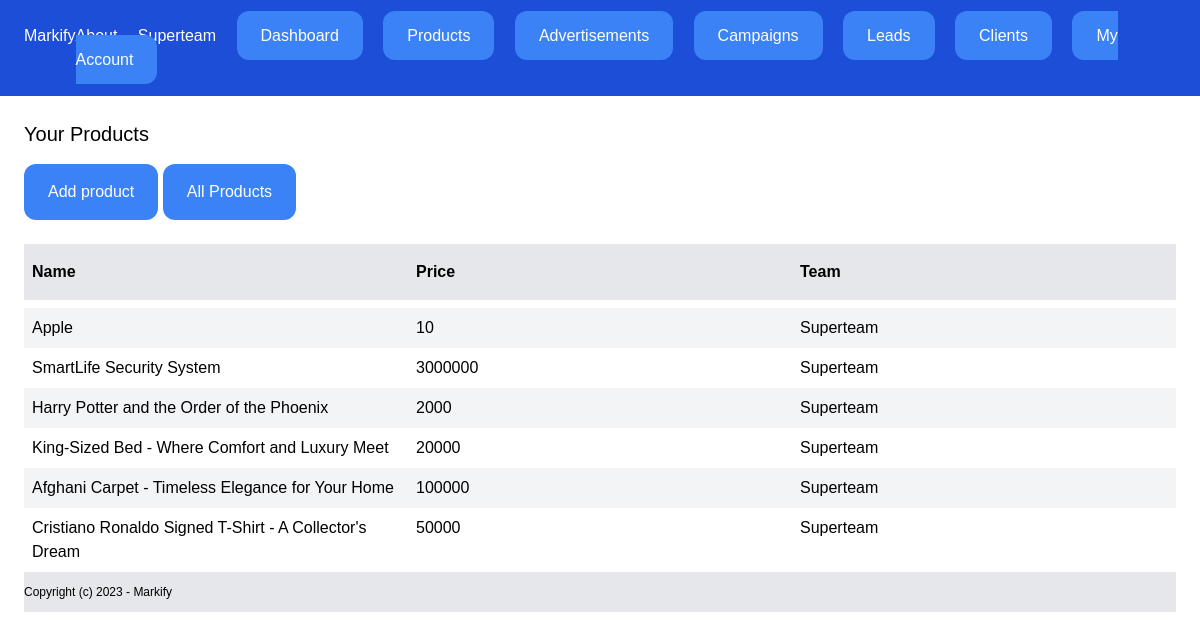
Page /dashboard/products/ (signed in) on the committed database.
### team/models.py (models this page shows)
class Team(models.Model):
    name = models.CharField(max_length=100)
    plan = models.ForeignKey(Plan, related_name='teams', blank=True, null=True, on_delete=models.CASCADE)
    members = models.ManyToManyField(User, related_name='teams')
    created_by = models.ForeignKey(User, related_name='created_teams', on_delete=models.CASCADE)
    created_at = models.DateTimeField(auto_now_add=True)
    modified_by = models.DateTimeField(auto_now=True)
    class Meta:
        ordering = ('name',)
    def __str__(self):
        return self.name

### product/models.py (models this page shows, shortened)
class Product(models.Model):
    name = models.CharField(max_length=255)
    team = models.ForeignKey(Team, related_name='products', on_delete=models.CASCADE)
    price = models.IntegerField(default=0)
    description = models.TextField(blank=True, null=True)
    created_by = models.ForeignKey(User, related_name='products', on_delete=models.CASCADE)
    created_at = models.DateTimeField(auto_now_add=True)
    modified_at = models.DateTimeField(auto_now=True)

### product/views.py (the view)
# urls.py: path('', views.products_list, name='list'),
@login_required
def products_list(request):
    products = Product.objects.filter(team=request.user.userprofile.active_team)
    return render(request, 'product/product_list.html', {
        'products': products,
    })

### campaigns/context_processors.py (called while the page is built)
def campaign_expired(request):
    campaigns = Campaign.objects.all()
    for campaign in campaigns:
        if campaign.end_date < timezone.now().date():
            campaign.active = False
            campaign.save()
    return {'campaigns': campaigns}

### team/context_processors.py (called while the page is built)
def active_team(request):
    if request.user.is_authenticated:
        if request.user.userprofile.active_team:
            team = request.user.userprofile.active_team
        else:
            team = Team.objects.filter(created_by=request.user)[0]
    else:
        team = None
    return {'active_team': team}

### product/templates/product/product_list.html (shortened to what this page needs)
{%extends "core/base.html"%}
{%block content%}
    <div class='py-6 px-6'>
        <h1 class='text-xl mb-4'>Your Products</h1>
        <a href='{%url "products:add"%}' class='text-white inline-block py-4 px-6 bg-blue-500 rounded-xl'>Add product</a>
        <a href='{%url "products:list_all"%}' class='text-white inline-block py-4 px-6 bg-blue-500 rounded-xl'>All Products</a>
        {%if products%}
            <div class='flex justify-between mt-6 mb-2'>
                <p class='py-4 px-2 bg-gray-200 font-semibold w-full'>Name</p>
                <p class='py-4 px-2 bg-gray-200 font-semibold w-full'>Price</p>
                <p class='py-4 px-2 bg-gray-200 font-semibold w-full'>Team</p>
            </div>
            {%for product in products%}
                <div class='flex justify-between'>
                            <p class='py-2 px-2 w-full {% cycle "bg-gray-100" "" %}'>
                                <a href = '{%url "products:detail" product.id%}'>{{product.name}}</a>
                            </p>
                        <p class='py-2 px-2 w-full {% cycle "bg-gray-100" "" %}'> {{product.price}}</p>
                        <p class='py-2 px-2 w-full {% cycle "bg-gray-100" "" %}'> {{product.team}}</p>
                </div>
            {% endfor %}
        {%else%}
        <p class='mb-4 mt-4 px-2 w-full {% cycle "bg-gray-100" "" %}'>There are no products in the database yet.......</p>
        {%endif%}
{%endblock%}

### core/templates/core/partials/nav.html (shortened to what this page needs)
<nav class='py-6 flex justify-between bg-blue-700 px-6'>
    <a href='/' class='text-white'>Markify</a>
    <div class="space-x-4">
      <a href="{% url 'about' %}" class='text-white'>About</a>
      {%if request.user.is_authenticated%}
      <a href="{%url 'teams:detail' active_team.id %}" class='text-white text'>{{active_team.name}}</a>
      <a href='{%url "dashboard" %}' class='text-white py-4 px-6 bg-blue-500 rounded-xl'>Dashboard</a>
      <a href='{%url "products:list" %}' class='text-white py-4 px-6 bg-blue-500 rounded-xl'>Products</a>
      <a href='{%url "ads:list" %}' class='text-white py-4 px-6 bg-blue-500 rounded-xl'>Advertisements</a>
      <a href='{%url "campaigns:list" %}' class='text-white py-4 px-6 bg-blue-500 rounded-xl'>Campaigns</a>
      <a href='{%url "leads:list" %}' class='text-white py-4 px-6 bg-blue-500 rounded-xl'>Leads</a>
      <a href='{%url "clients:list" %}' class='text-white py-4 px-6 bg-blue-500 rounded-xl'>Clients</a>
      <a href='{%url "userprofile:myaccount" %}' class='text-white py-4 px-6 bg-blue-500 rounded-xl'>My Account</a>
      {% endif %}
    </div>
  </nav>

### rows in the picture
Team: name "Superteam"
Product: name "Apple", price "10", team "Superteam"
Product: name "SmartLife Security System", price "3000000", team "Superteam"
Product: name "Harry Potter and the Order of the Phoenix", price "2000", team "Superteam"
Product: name "King-Sized Bed - Where Comfort and Luxury Meet", price "20000", team "Superteam"
Product: name "Afghani Carpet - Timeless Elegance for Your Home", price "100000", team "Superteam"
Product: name "Cristiano Ronaldo Signed T-Shirt - A Collector's Dream", price "50000", team "Superteam"
